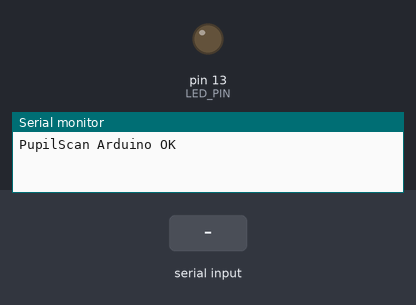
Bench run of a sketch on a simulated Arduino Nano, built with avr-gcc and run on an emulated ATmega328P. On the bench: output pins drawn as LEDs (lit = HIGH), the last lines printed to the serial monitor. Inputs (shaded band) come from the test bench.

Above: at 1.2 s.
1.3 s: "ON\n" received over Serial
At 1.7 s:
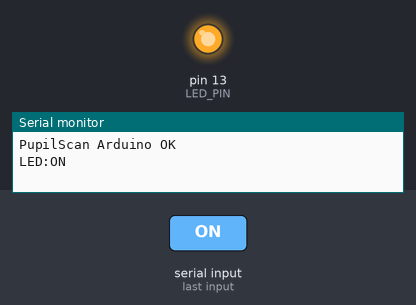
4.3 s: "OFF\n" received over Serial
At 5.3 s:
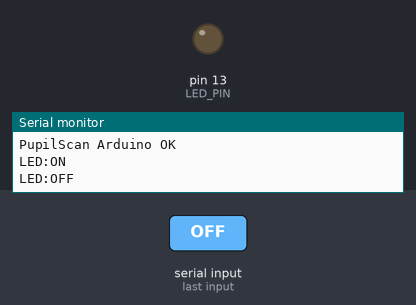
Timing chart, 0 to 7.3 s (numbered marks = the images above; inputs shaded):
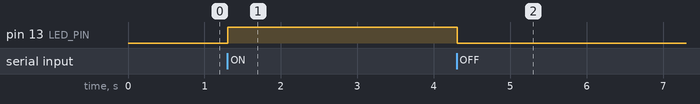

Measured:
- after the input at 1.3 s, pin 13 (LED_PIN): LOW → HIGH at once
- after the input at 4.3 s, pin 13 (LED_PIN): HIGH → LOW at once

The sketch:

arduino_firmware.ino
```cpp
/*
  PupilScan — Firmware Arduino Nano
  ──────────────────────────────────
  Espera comandos por puerto serie (9600 bps):
    "ON\n"  → enciende LED (pin 13)
    "OFF\n" → apaga LED (pin 13)

  Conexión:
    Pin 13 → Resistencia 220Ω → LED (+) → GND

  El pin 13 ya tiene un LED integrado en el Arduino Nano,
  útil para pruebas sin circuito externo.
*/

const int LED_PIN = 13;
String inputBuffer = "";

void setup() {
  Serial.begin(9600);
  pinMode(LED_PIN, OUTPUT);
  digitalWrite(LED_PIN, LOW);   // LED apagado al inicio
  Serial.println("PupilScan Arduino OK");
}

void loop() {
  // Leer caracteres disponibles en el buffer serial
  while (Serial.available() > 0) {
    char c = Serial.read();
    if (c == '\n') {
      // Procesar comando completo
      inputBuffer.trim();
      if (inputBuffer == "ON") {
        digitalWrite(LED_PIN, HIGH);
        Serial.println("LED:ON");
      } else if (inputBuffer == "OFF") {
        digitalWrite(LED_PIN, LOW);
        Serial.println("LED:OFF");
      } else {
        Serial.println("CMD_UNKNOWN:" + inputBuffer);
      }
      inputBuffer = "";   // limpiar buffer
    } else {
      inputBuffer += c;
    }
  }
}
```
